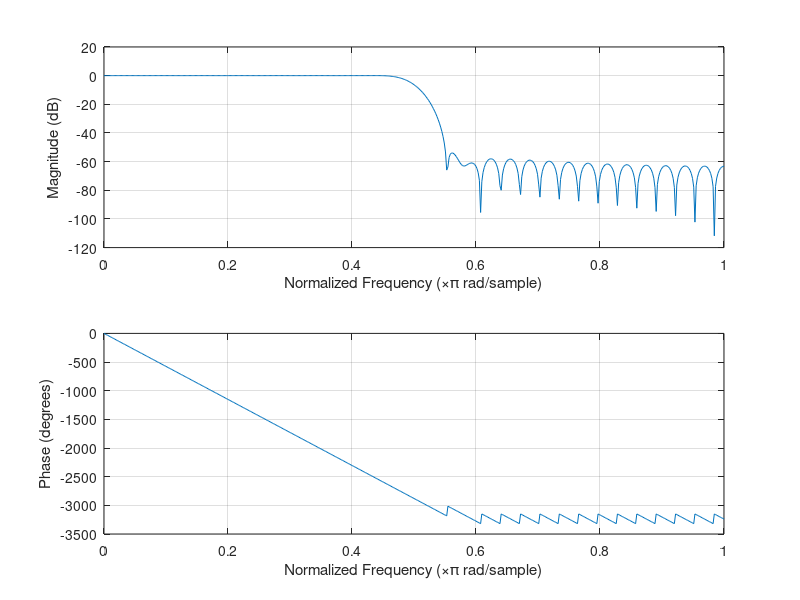
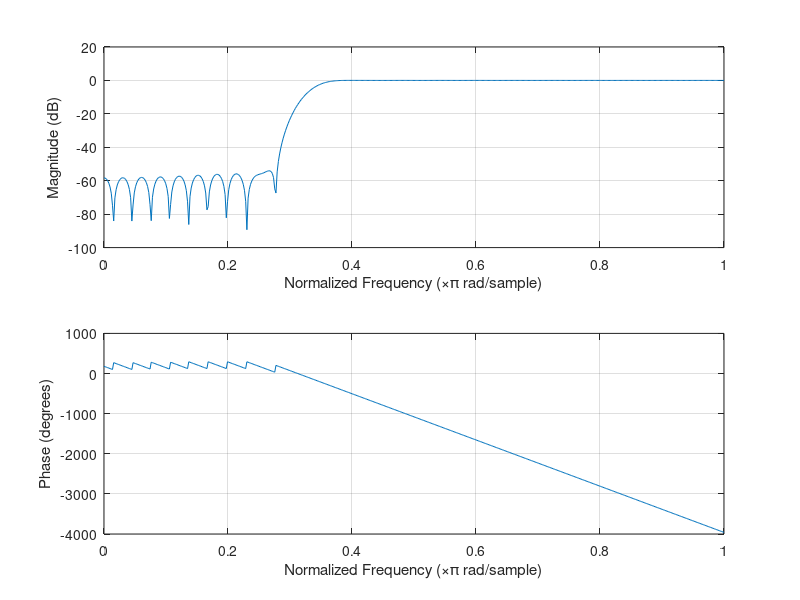

These charts were generated, in order, by the following MATLAB code: (Note: this script raises an error after producing the figures.)
% Specifications of LPF/BPF: 
% Passband ripple < 1 dB 
% Passband edge = 4 KHz 
% Stopband attenuation >= 40 dB 
% Stopband edge = 6 KHz 
% Sample rate = 24 Khz
% Using Hamming and Hanning Window 
% Normalised axes

rp = power(10,1/10);
rs = power(10,-4);
fp = 4000; 
fs = 6000;
f = 24000;
filter_order = ((-20*log(sqrt(rp*rs)) - 13)*f)/(14.6*(fs-fp));
filter_order = ceil(filter_order);
wp = 2*fp/f; 
ws = 2*fs/f;
band = [wp ws];

hamm_lp = fir1(filter_order,ws,'low');
hamm_hp = fir1(filter_order,wp,'high');
figure(1);
freqz(hamm_lp);
figure(2);
freqz(hamm_hp);

hann_lp = fir1(filter_order,ws,'low',hann([0:ws]));
hann_hp = fir1(filter_order,wp,'high',hann([wp:ceil(2*pi):1]));
figure(3);
freqz(hann_lp);
figure(4);
freqz(hann_hp);